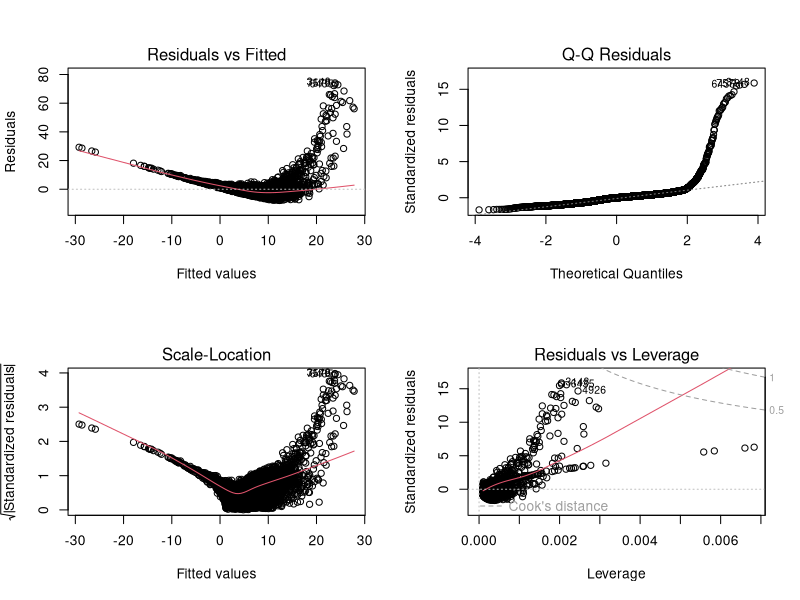
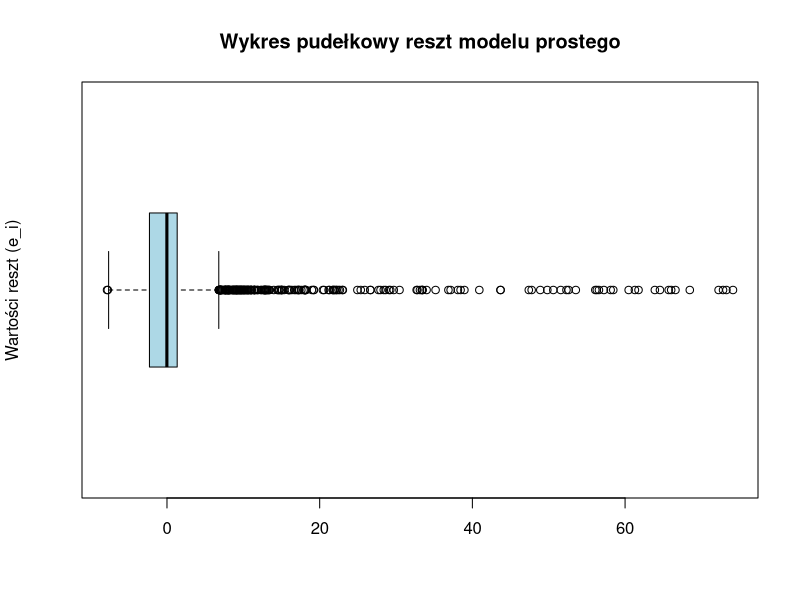
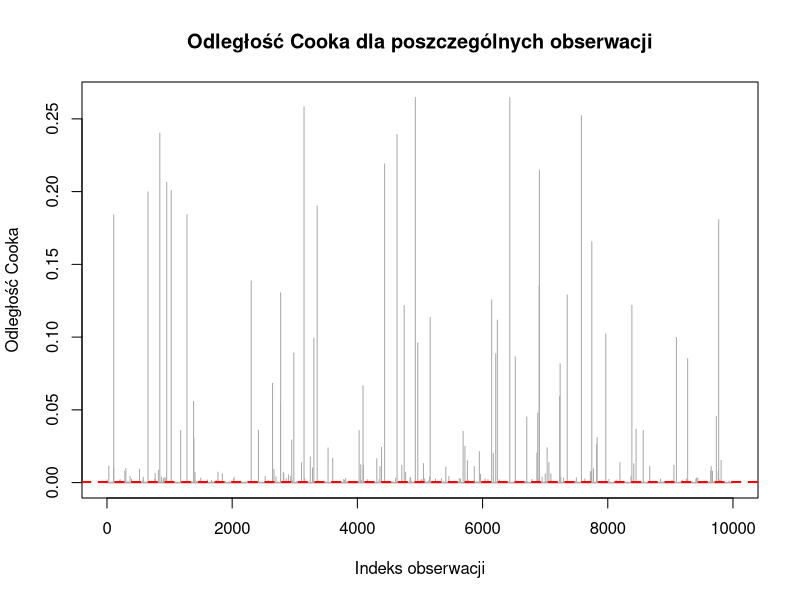

Reproduce these figures in R, in order.
# ==============================================================================
# PROJEKT 3 - STATYSTYKA (SAD)
# Skrypt: regresja_liniowa_prosta.R
# Budowanie i podstawowa analiza modelu dla zmiennych: diameter (Y) i H (X)
# Autor: Wiktoria Awramik
# ==============================================================================
#install.packages("lmtest")

library(dplyr)

df <- read.csv("asteroidy_clean.csv")

model_prosty <- lm(diameter ~ H, data = df)

summary_results <- summary(model_prosty)
print(summary_results)

n <- nrow(df)
r_squared <- summary_results$r.squared

t_cor <- sqrt(r_squared) / sqrt((1 - r_squared) / (n - 2))
cat("\n--- TEST ISTOTNOŚCI KORELACJI ---\n")
cat("Statystyka t-empiryczna dla korelacji:", t_cor, "\n")

t_krytyczne <- qt(1 - 0.05/2, df = n - 2)
cat("Wartość krytyczna t-Studenta (alfa=0.05):", t_krytyczne, "\n")

if (abs(t_cor) > t_krytyczne) {
  cat("Decyzja: Odrzucamy hipotezę H0. Współczynnik korelacji jest ISTOTNY statystycznie.\n")
} else {
  cat("Decyzja: Brak podstaw do odrzucenia H0. Współczynnik korelacji jest NIEISTOTNY statystycznie.\n")
}


# ==============================================================================
# DIAGNOSTYKA RESZT (Sprawdzenie założeń modelu)
# ==============================================================================

par(mfrow = c(2, 2))
plot(model_prosty)
par(mfrow = c(1, 1))

# Testy statystyczne założeń
reszty <- residuals(model_prosty)
test_normalnosci <- ks.test(reszty, "pnorm", mean = mean(reszty), sd = sd(reszty))
cat("\n--- TEST NORMALNOŚCI RESZT (Kolmogorov-Smirnov) ---\n")
print(test_normalnosci)

# Test homoskedastyczności (stałości wariancji reszt) - Test Breuscha-Pagana
# Wymaga zainstalowanej biblioteki lmtest (jeśli nie masz, wpisz najpierw: install.packages("lmtest"))
library(lmtest)
test_bptest <- bptest(model_prosty)
cat("\n--- TEST HOMOSKEDASTYCZNOŚCI RESZT (Breusch-Pagan) ---\n")
print(test_bptest)

cat("\n--- TEST AUTOKORELACJI RESZT (Box-Pierce) ---\n")
print(Box.test(reszty, lag = 1))
print(Box.test(reszty, lag = 2))
print(Box.test(reszty, lag = 3))






# ==============================================================================
# PRZEDZIAŁY UFNOŚCI I PREDYKCJI (95%) ORAZ AUTOKORELACJA - MODEL PROSTY
# ==============================================================================

# 1. Test Autokorelacji reszt (Box-Pierce) dla modelu prostego
reszty_proste <- residuals(model_prosty)
cat("\n--- TEST AUTOKORELACJI RESZT (Box-Pierce) DLA MODELU PROSTEGO ---\n")
print(Box.test(reszty_proste, lag = 1, type = "Box-Pierce"))
print(Box.test(reszty_proste, lag = 2, type = "Box-Pierce"))
print(Box.test(reszty_proste, lag = 3, type = "Box-Pierce"))

# 2. Obliczenie przedziałów ufności i predykcji dla średniej wartości H
nowy_obiekt_prosty <- data.frame(H = mean(df$H))

pu_prosty <- predict(model_prosty, newdata = nowy_obiekt_prosty, interval = "confidence", level = 0.95)
pp_prosty <- predict(model_prosty, newdata = nowy_obiekt_prosty, interval = "prediction", level = 0.95)

cat("\n--- MODEL PROSTY (Dla średniej wartości jasności H) ---\n")
cat("Przedział ufności dla linii regresji (confidence):\n")
print(pu_prosty)
cat("\nPrzedział predykcji dla nowej obserwacji (prediction):\n")
print(pp_prosty)




# ==============================================================================
# WYKRYWANIE WARTOŚCI WPŁYWOWYCH I ODSTAJĄCYCH (Wykres pudełkowy i Odległość Cooka)
# ==============================================================================

# 1. Wykres pudełkowy reszt
boxplot(reszty, 
        main = "Wykres pudełkowy reszt modelu prostego", 
        col = "lightblue", 
        ylab = "Wartości reszt (e_i)",
        horizontal = TRUE)

# 2. Obliczenie odległości Cooka
cooks_dist <- cooks.distance(model_prosty)
prog_cooka <- 4 / nrow(df)

plot(cooks_dist, type = "h", 
     main = "Odległość Cooka dla poszczególnych obserwacji", 
     ylab = "Odległość Cooka", xlab = "Indeks obserwacji", col = "darkgray")
abline(h = prog_cooka, col = "red", lty = 2, lwd = 2)

# Identyfikacja i usunięcie
wplywowe_indeksy <- which(cooks_dist > prog_cooka)
cat("Liczba zidentyfikowanych obserwacji wpływowych (kryterium 4/n):", length(wplywowe_indeksy), "\n")

top_anomalie <- head(sort(cooks_dist, decreasing = TRUE), 5)
cat("\n5 najwyższych wartości odległości Cooka w próbie:\n")
print(top_anomalie)

df_no_outliers <- df[-wplywowe_indeksy, ]

# Budowa nowego modelu
model_nowy <- lm(diameter ~ H, data = df_no_outliers)
cat("\n--- PODSUMOWANIE NOWEGO MODELU PO USUNIĘCIU ANOMALII ---\n")
print(summary(model_nowy))




# ==============================================================================
# KROSWALIDACJA (5-fold Cross-Validation)
# ==============================================================================
set.seed(111)

n_nowy <- nrow(df_no_outliers)
df_no_outliers_shuffled <- df_no_outliers[sample(n_nowy), ]

# Podział zbioru na 5 równych podzbiorów
folds <- cut(seq(1, n_nowy), breaks = 5, labels = FALSE)

r2_train_vec <- numeric(5)
r2_test_vec  <- numeric(5)
rse_train_vec <- numeric(5)
rse_test_vec  <- numeric(5)

for(i in 1:5) {
  # Wyznaczenie indeksów podzbioru testowego (20%) i treningowego (80%)
  test_indices <- which(folds == i, arr.ind = TRUE)
  test_data   <- df_no_outliers_shuffled[test_indices, ]
  train_data  <- df_no_outliers_shuffled[-test_indices, ]
  
  # Budowa modelu na zbiorze treningowym
  model_cv <- lm(diameter ~ H, data = train_data)
  summary_cv <- summary(model_cv)
  
  # Zapis metryk dla zbioru treningowego
  r2_train_vec[i]  <- summary_cv$r.squared
  rse_train_vec[i] <- summary_cv$sigma
  
  # Predykcja na zbiorze testowym
  pred_test <- predict(model_cv, newdata = test_data)
  
  # Liczenie metryk dla zbioru testowego
  actual_test <- test_data$diameter
  sse_test    <- sum((actual_test - pred_test)^2)
  sst_test    <- sum((actual_test - mean(actual_test))^2)
  
  r2_test_vec[i]  <- 1 - (sse_test / sst_test)
  rse_test_vec[i] <- sqrt(sse_test / (nrow(test_data) - 2))
  
  # Wyświetlenie wyników dla konkretnej iteracji
  cat(paste0("\n--- Model ", i, " --- \n"))
  cat("Trening -> R^2:", round(r2_train_vec[i], 4), "| RSE:", round(rse_train_vec[i], 4), "\n")
  cat("Test    -> R^2:", round(r2_test_vec[i], 4), "| RSE:", round(rse_test_vec[i], 4), "\n")
}

# Uśrednienie wyników kroswalidacji
cat("\n==============================================\n")
cat("ŚREDNIE WYNIKI KROSWALIDACJI:\n")
cat("Średni R^2 (Trening):", round(mean(r2_train_vec), 4), "\n")
cat("Średni R^2 (Test):   ", round(mean(r2_test_vec), 4), "\n")
cat("Średni RSE (Trening):", round(mean(rse_train_vec), 4), "\n")
cat("Średni RSE (Test):   ", round(mean(rse_test_vec), 4), "\n")
cat("==============================================\n")
